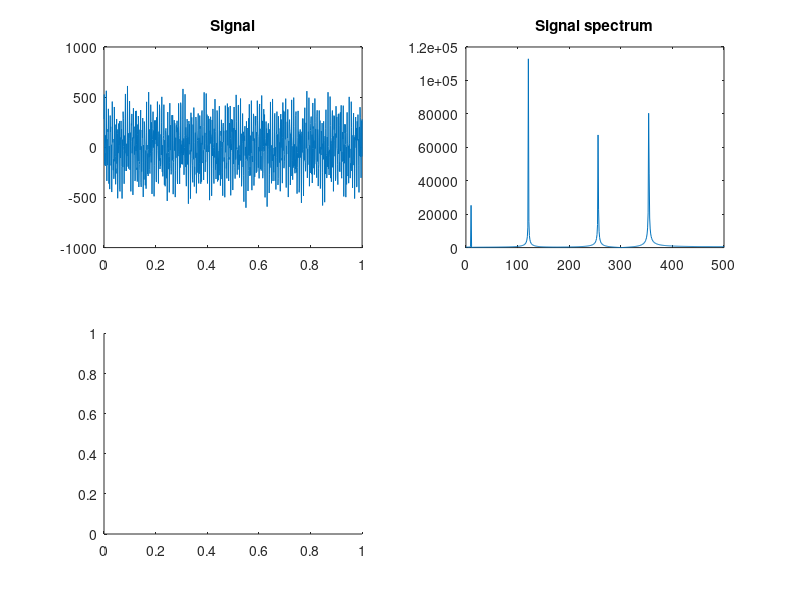

The MATLAB source for this figure: (Note: this script raises an error after producing the figure.)
clear all;

STEP = 0.001;
% SIGNAL PARAMETERS
x = 0:STEP:1;
fs = (max(x) - min(x))/STEP;
freq = 0:1:fs;

y = 50*cos(2*pi*10*x) + 231*cos(2*pi*121*x) + 200*sin(2*pi*354*x) + 150*sin(2*pi*256*x);
% y = 10*square(2*pi*10*x) + 22*square(2*pi*54*x) + 14*square(2*pi*122*x);
% y = 5*sinc(2*pi*2*x) + 10*cos(2*pi*100*x);

subplot(2,2,1);
plot(x, y);
title('Signal');

y_FT = abs(fft(y));
subplot(2,2,2);
plot(freq, y_FT);
title('Signal spectrum');
xlim([0 fs/2]);

subplot(2,2,3);
y_LPF = FIR_LPF(y, 50, 10, fs);
title('Filtered signal');
plot(x, y_LPF);

y_LPF_FT = abs(fft(y_LPF));
subplot(2,2,4);
plot(freq, y_LPF_FT);
title('Filtered signal spectrum');
xlim([0 fs/2]);


function f = FIR_LPF(vec_y, order, fc, fs)
% FILTER PARAMETERS AND IMPULSE RESPONSE
    N = order;
    fc_n = fc/(2*fs); % magnitude cutoff frequency
    h_D = zeros(1, N+1);
    for i = -N/2:1:N/2
        if i == 0
            h_D(N/2+i+1) = 2*fc_n;
        else
            h_D(N/2+i+1) = 2*fc_n * sinc(2*pi*fc_n * i);
        end
        h_D(N/2+i+1) = h_D(N/2+i+1)*1;
    end
    h_D = h_D/sum(h_D);
%     fvtool(h_D,1); % À×Õ ÔÍ×
    
% SIGNAL FILTERING
    f = zeros(1, length(vec_y));
    for i = 0:length(vec_y)-1
        f(i+1) = 0;
        for j = 0:N-1
            if i >= j
                f(i+1) = f(i+1) + h_D(j+1)*vec_y(i - j + 1);
            end;
        end
    end
end
